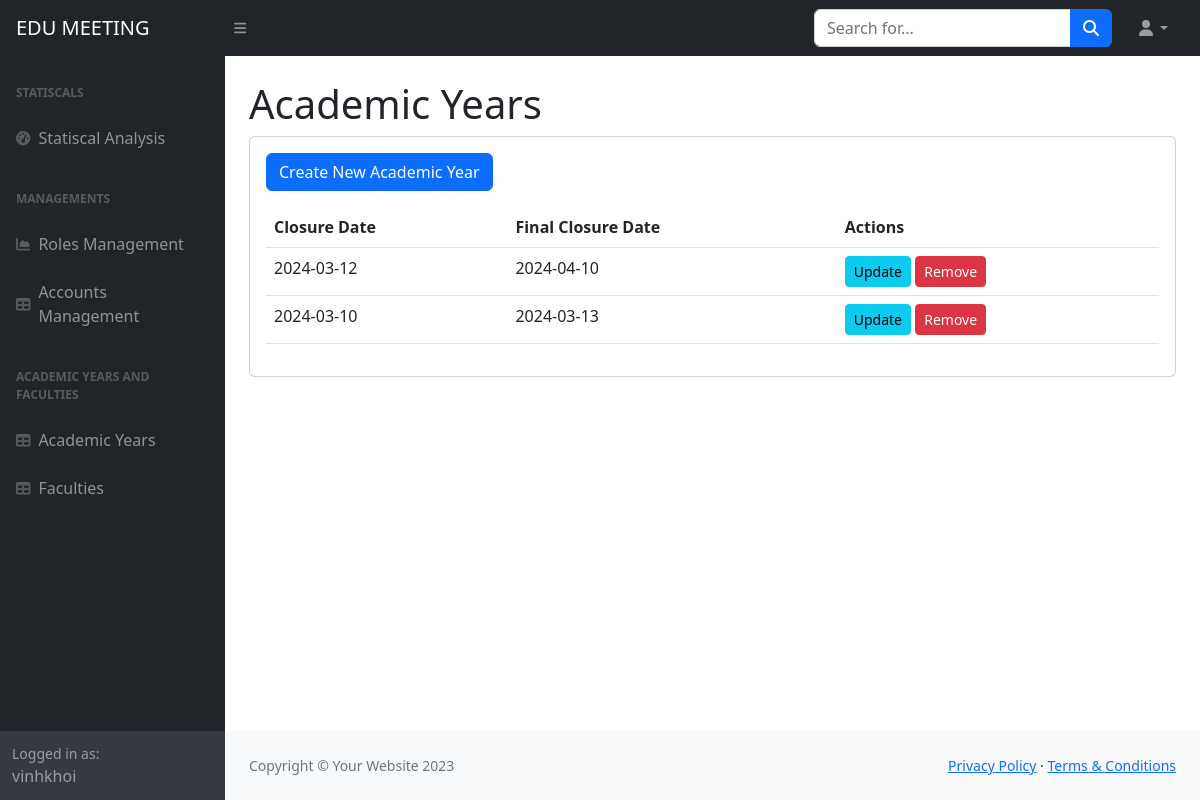
The app's page /academic-years/ (signed in) with its own data.
### home/models.py (models this page shows, shortened)
class AcademicYear(models.Model):
    closure = models.DateTimeField()
    finalClosure = models.DateTimeField()
    code = models.CharField(max_length = 6, blank=True)

### home/views.py (the view)
# urls.py: path('academic-years/', views.list_academic_years, name='list_academic_years'),
def list_academic_years(request):
    academic_years = AcademicYear.objects.all()
    return render(request, 'list_academic_years.html', {'academic_years': academic_years})

### templates/list_academic_years.html (shortened to what this page needs)
{%load static%}
<!DOCTYPE html>
<html lang="en">
    <head>
        <link href="https://cdn.jsdelivr.net/npm/simple-datatables@7.1.2/dist/style.min.css" rel="stylesheet" />
        <link href="{% static 'css/styles.css' %}" rel="stylesheet" />
    </head>
    <body class="sb-nav-fixed">
        <nav class="sb-topnav navbar navbar-expand navbar-dark bg-dark">
            <a class="navbar-brand ps-3" href="{% url "home" %}">EDU MEETING</a>
            <button class="btn btn-link btn-sm order-1 order-lg-0 me-4 me-lg-0" id="sidebarToggle" href="#!"><i class="fas fa-bars"></i></button>
            <form class="d-none d-md-inline-block form-inline ms-auto me-0 me-md-3 my-2 my-md-0">
                <div class="input-group">
                    <input class="form-control" type="text" placeholder="Search for..." aria-label="Search for..." aria-describedby="btnNavbarSearch" />
                    <button class="btn btn-primary" id="btnNavbarSearch" type="button"><i class="fas fa-search"></i></button>
                </div>
            </form>
            <ul class="navbar-nav ms-auto ms-md-0 me-3 me-lg-4">
                <li class="nav-item dropdown">
                    <a class="nav-link dropdown-toggle" id="navbarDropdown" href="#" role="button" data-bs-toggle="dropdown" aria-expanded="false"><i class="fas fa-user fa-fw"></i></a>
                </li>
            </ul>
        </nav>
        <div id="layoutSidenav">
            <div id="layoutSidenav_nav">
                <nav class="sb-sidenav accordion sb-sidenav-dark" id="sidenavAccordion">
                    <div class="sb-sidenav-menu">
                        <div class="nav">
                            <div class="sb-sidenav-menu-heading">Statiscals</div>
                            <a class="nav-link" href="{% url "statistical_analysis" %}">
                                <div class="sb-nav-link-icon"><i class="fas fa-tachometer-alt"></i></div>
                                Statiscal Analysis
                            </a>
                            <div class="sb-sidenav-menu-heading">Managements</div>
                            <a class="nav-link" href="{% url "role_list" %}">
                                <div class="sb-nav-link-icon"><i class="fas fa-chart-area"></i></div>
                                Roles Management
                            </a>
                            <a class="nav-link" href="{% url "account_list" %}">
                                <div class="sb-nav-link-icon"><i class="fas fa-table"></i></div>
                                Accounts Management
                            </a>
                            <div class="sb-sidenav-menu-heading">Academic Years and Faculties</div>
                            <a class="nav-link" href="{% url "list_academic_years" %}">
                                <div class="sb-nav-link-icon"><i class="fas fa-table"></i></div>
                                Academic Years
                            </a>
                            <a class="nav-link" href="{% url "list_faculties" %}">
                                <div class="sb-nav-link-icon"><i class="fas fa-table"></i></div>
                                Faculties
                            </a>
                        </div>
                    </div>
                    <div class="sb-sidenav-footer">
                        <div class="small">Logged in as:</div>
                        {{request.user.username}}
                    </div>
                </nav>
            </div>
            <div id="layoutSidenav_content">
                <main>
                    <div class="container-fluid px-4">
                        <h1 class="mt-4">Academic Years</h1>
                        <div class="card mb-4">
                            <div class="card-body">
                              <form method="post" enctype="">
                                <a href="{% url 'create_academic_year' %}" class="btn btn-primary">Create New Academic Year</a>
                                <table class="table mt-3">
                                  <thead class="thead-dark">
                                    <tr>
                                      <th scope="col">Closure Date</th>
                                      <th scope="col">Final Closure Date</th>
                                      <th scope="col">Actions</th>
                                    </tr>
                                  </thead>
                                  <tbody>
                                    {% for year in academic_years %}
                                    <tr>
                                      <td>{{ year.closure|date:"Y-m-d" }}</td>
                                      <td>{{ year.finalClosure|date:"Y-m-d" }}</td>
                                      <td>
                                        <a
                                          href="{% url 'update_academic_year' year.id %}"
                                          class="btn btn-info btn-sm"
                                          >Update</a>
                                        <form
                                          action="{% url 'remove_academic_year' year.id %}"
                                          method="post"
                                          style="display: inline"
                                        >
                                          <button type="submit" class="btn btn-danger btn-sm">
                                            Remove
                                          </button>
                                        </form>
                                      </td>
                                    </tr>
                                    {% endfor %}
                                  </tbody>
                                </table>
                              </form>
                            </div>
                        </div>
                    </div>
                </main>
                <footer class="py-4 bg-light mt-auto">
                    <div class="container-fluid px-4">
                        <div class="d-flex align-items-center justify-content-between small">
                            <div class="text-muted">Copyright &copy; Your Website 2023</div>
                            <div>
                                <a href="#">Privacy Policy</a>
                                &middot;
                                <a href="#">Terms &amp; Conditions</a>
                            </div>
                        </div>
                    </div>
                </footer>
            </div>
        </div>
    </body>
</html>

### records on screen
AcademicYear: closure "2024-03-12", finalClosure "2024-04-10"
AcademicYear: closure "2024-03-10", finalClosure "2024-03-13"

### other values on screen
{{ request.user.username }} "vinhkhoi"
